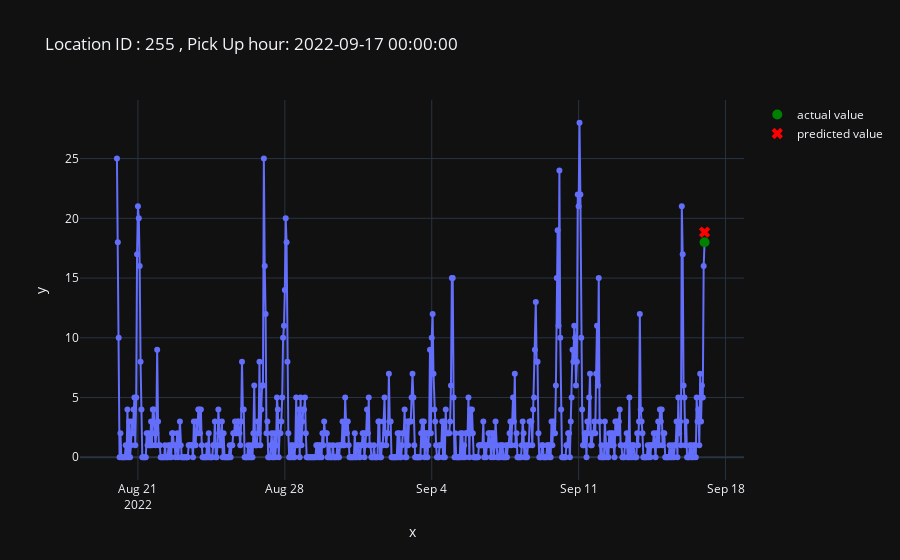

Source (notebook cell):
### Code cell
plot_one_example(X_test,
                       y_test,
                       18940,
                       prediction=pd.Series(preds))

### Figure 1 — Plotly figure (JSON) as saved in the notebook; plotly's stock layout.template omitted (floating-point values rounded to 4 significant figures; data arrays with more than 128 entries replaced by an {"elided": "..."} marker saying what was removed)
{"data": [{"hovertemplate": "x=%{x}<br>y=%{y}<extra></extra>", "legendgroup": "", "line": {"color": "#636efa", "dash": "solid"}, "marker": {"symbol": "circle"}, "mode": "lines+markers", "name": "", "orientation": "v", "showlegend": false, "type": "scatter", "x": {"elided": "673 str values"}, "xaxis": "x", "y": {"elided": "673 int values"}, "yaxis": "y"}, {"line": {"color": "green"}, "marker": {"size": 10}, "mode": "markers", "name": "actual value", "type": "scatter", "x": ["2022-09-17T00:00:00"], "y": [18]}, {"line": {"color": "red"}, "marker": {"size": 10, "symbol": "x"}, "mode": "markers", "name": "predicted value", "type": "scatter", "x": ["2022-09-17T00:00:00"], "y": [18.84]}], "layout": {"legend": {"tracegroupgap": 0}, "title": {"text": "Location ID : 255 , Pick Up hour: 2022-09-17 00:00:00"}, "xaxis": {"anchor": "y", "domain": [0, 1], "title": {"text": "x"}}, "yaxis": {"anchor": "x", "domain": [0, 1], "title": {"text": "y"}}}}
